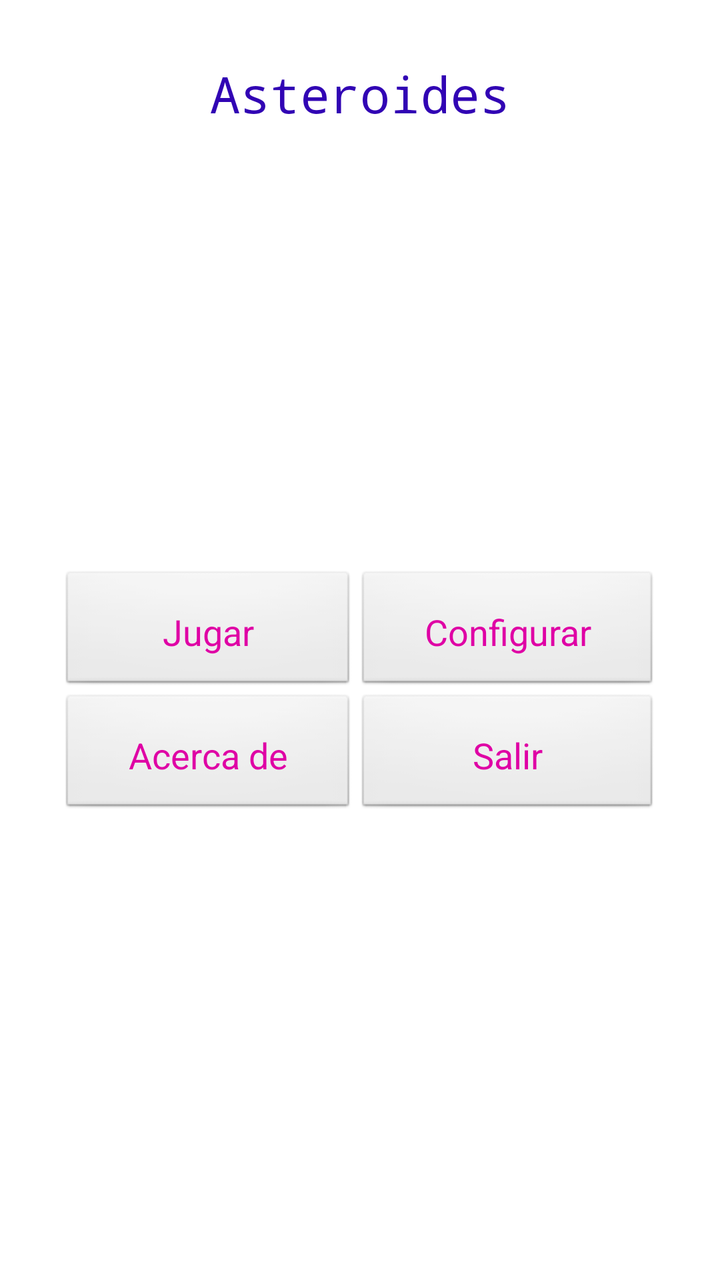
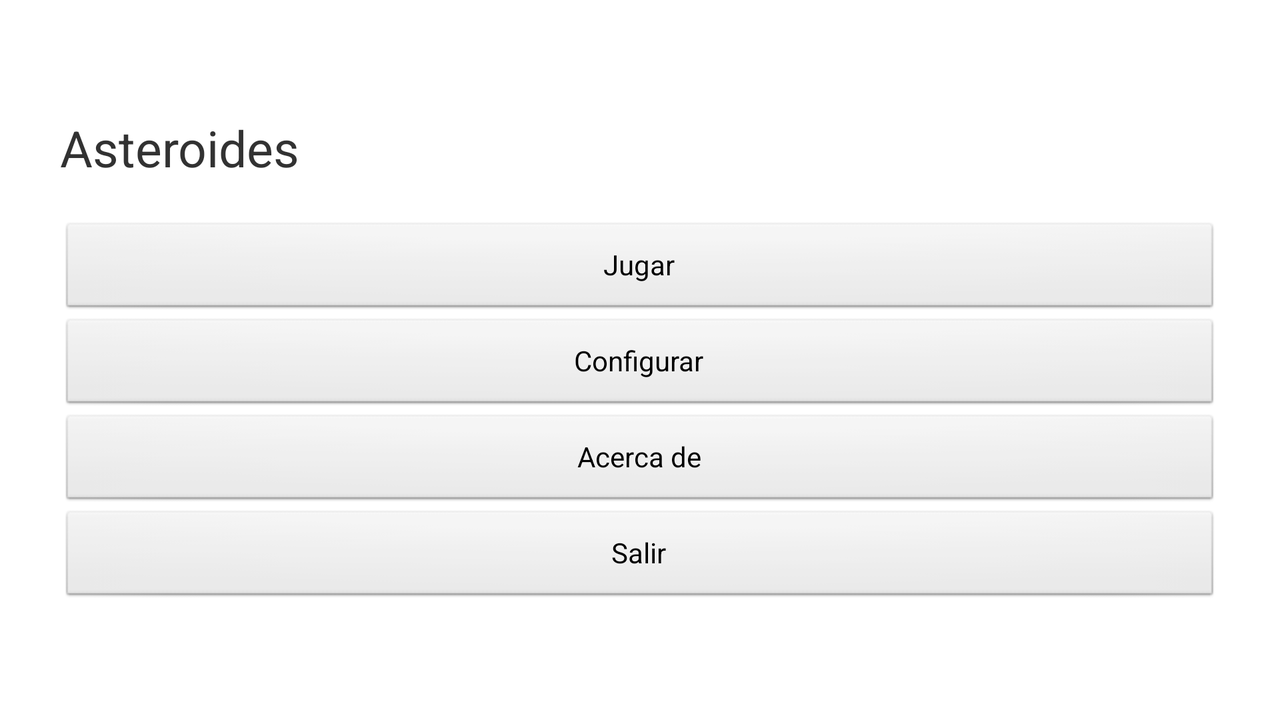

The same Android screen from two of the app's own layout files: first res/layout/ as a phone draws it, then the repository's variant for another configuration, drawn on a device whose configuration selects that folder. Both files follow.
<!-- AndroidManifest.xml: application theme AppTheme -->
<!-- res/layout/main.xml -->
<LinearLayout xmlns:android="http://schemas.android.com/apk/res/android"
    android:layout_width="fill_parent"
    android:layout_height="fill_parent"
    android:gravity="center"
    android:orientation="vertical"
    android:padding="30dp" >

    <TextView
        android:id="@+id/textView1"
        style="@style/TextoAsteroides"
        android:layout_gravity="center"
        android:text="@string/tituloAplicacion"
        android:textSize="25sp"
        android:gravity="center"
        android:layout_marginBottom="20dip" />
   			

    <TableLayout
        android:layout_width="fill_parent"
        android:layout_height="fill_parent"
        android:gravity="center"
        android:stretchColumns="*" >

        <TableRow>

            <Button
                android:id="@+id/button3"
                style="@style/TextoAsteroides.Botones"
                android:text="@string/jugar" />

            <Button
                android:id="@+id/button4"
                style="@style/TextoAsteroides.Botones"
                android:text="@string/configurar" />

        </TableRow>

        <TableRow>

            <Button
                android:id="@+id/button1"
                style="@style/TextoAsteroides.Botones"
                android:text="@string/acercaDe" />
            

            <Button
                android:id="@+id/button2"
                style="@style/TextoAsteroides.Botones"
                android:text="@string/salir" />
            

        </TableRow>
    </TableLayout>

</LinearLayout>
<!-- resources referenced by this layout -->
<resources>
  <string name="acercaDe">Acerca de</string>
  <string name="configurar">Configurar</string>
  <string name="jugar">Jugar</string>
  <string name="salir">Salir</string>
  <string name="tituloAplicacion">Asteroides</string>
  <style name="TextoAsteroides" parent="@android:style/TextAppearance.Medium">
         <item name="android:layout_width">fill_parent</item>
         <item name="android:layout_height">wrap_content</item>
         <item name="android:textColor">#3104B4</item>
         <item name="android:typeface">monospace</item>
     </style>
  <style name="TextoAsteroides.Botones" parent="@android:style/TextAppearance.Medium">
         <item name="android:textColor">#DF01A5</item>
         <item name="android:padding">9pt</item>
     </style>
  <style name="AppTheme" parent="AppBaseTheme">
          
      </style>
  <style name="AppBaseTheme" parent="android:Theme.Light">
          
      </style>
</resources>
<!-- res/layout-land/main.xml (the repository's variant of the layout above) -->
<!-- drawn on the phone turned sideways -->
<LinearLayout xmlns:android="http://schemas.android.com/apk/res/android"
    android:layout_width="fill_parent"
    android:layout_height="fill_parent"
    android:layout_gravity="center"
    android:gravity="center"
    android:orientation="vertical"
    android:padding="30dp" >

    <TextView
        android:id="@+id/textView1"
        android:layout_width="fill_parent"
        android:layout_height="wrap_content"
        android:layout_gravity="center"
        android:textSize="25sp "
      android:layout_marginBottom="20dip"
        android:text="@string/tituloAplicacion" />

    <Button
        android:id="@+id/button1"
        android:layout_width="fill_parent"
        android:layout_height="wrap_content"
        android:layout_gravity="center"
        android:text="@string/jugar" />

    <Button
        android:id="@+id/button2"
        android:layout_width="fill_parent"
        android:layout_height="wrap_content"
        android:layout_gravity="center"
        android:text="@string/configurar" />

    <Button
        android:id="@+id/button3"
        android:layout_width="fill_parent"
        android:layout_height="wrap_content"
        android:layout_gravity="center"
        android:text="@string/acercaDe" />

    <Button
        android:id="@+id/button4"
        android:layout_width="fill_parent"
        android:layout_height="wrap_content"
        android:layout_gravity="center"
        android:text="@string/salir" />

</LinearLayout>
<!-- resources referenced by the variant -->
<!-- as the phone turned sideways resolves them -->
<resources>
  <string name="acercaDe">Acerca de</string>
  <string name="configurar">Configurar</string>
  <string name="jugar">Jugar</string>
  <string name="salir">Salir</string>
  <string name="tituloAplicacion">Asteroides</string>
  <style name="AppTheme" parent="AppBaseTheme">
          
      </style>
  <style name="AppBaseTheme" parent="android:Theme.Light">
          
      </style>
</resources>
